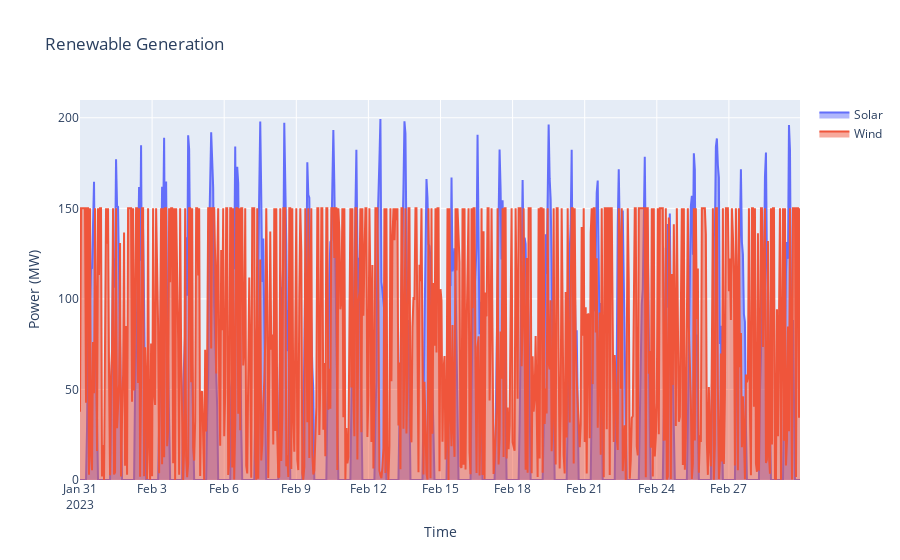

This figure's notebook cell:
### Markdown cell above
## 2. Renewable Generation

Visualize Solar and Wind generation.

### Code cell
fig = go.Figure()
fig.add_trace(go.Scatter(x=df['ds'], y=df['solar'],
              name='Solar', fill='tozeroy'))
fig.add_trace(go.Scatter(x=df['ds'], y=df['wind'],
              name='Wind', fill='tozeroy'))
fig.update_layout(title='Renewable Generation',
                  xaxis_title='Time', yaxis_title='Power (MW)')
fig.show()

### Figure 1 — Plotly figure (JSON) as saved in the notebook; plotly's stock layout.template omitted (floating-point values rounded to 4 significant figures; data arrays with more than 128 entries replaced by an {"elided": "..."} marker saying what was removed)
{"data": [{"fill": "tozeroy", "name": "Solar", "type": "scatter", "x": {"elided": "720 str values"}, "y": {"elided": "720 float values"}}, {"fill": "tozeroy", "name": "Wind", "type": "scatter", "x": {"elided": "720 str values"}, "y": {"elided": "720 float values"}}], "layout": {"title": {"text": "Renewable Generation"}, "xaxis": {"title": {"text": "Time"}}, "yaxis": {"title": {"text": "Power (MW)"}}}}
